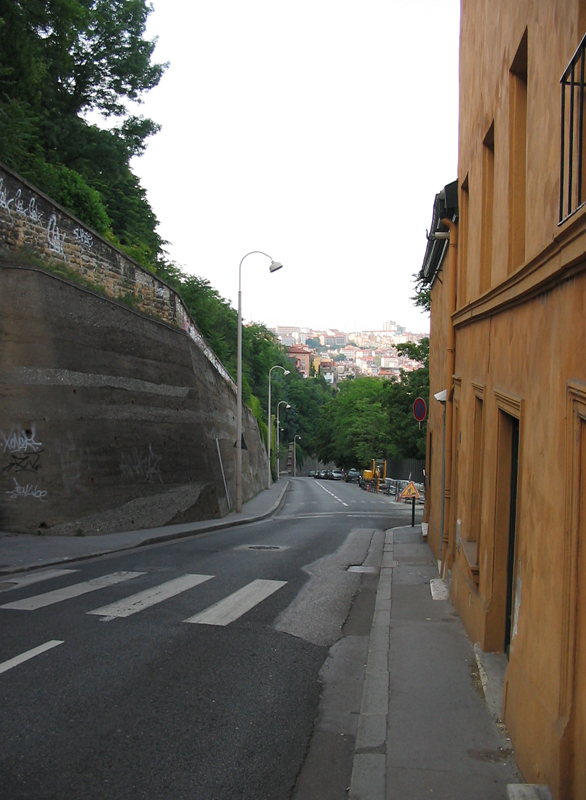
#> input picture computer_vision_tp_2_Bertrand_PATUREL/images/crossing.png, 586 x 800 px
$ jupyter execute segmentation_for_students.ipynb   (older library calls are emulated)
#> lines starting #> are read from the running program, lines starting #| are printed output that depends on the picture; after the words box and inside, x2 and y2 are one past the last pixel; in counts of white or black regions, pixels touching at a corner belong together
# TP 2 : Computer Vision

## Part 1 : segmentation

In this part of the TP, we are going to implement two approaches to image segmentation :

- algorithm of Otsu (histogram-based segmentation)
- a simple region-growing based algorithm

First, let us load some packages and define some helper functions (as in the previous TP)

[cell 1]
from matplotlib import pyplot as plt
import numpy as np
import imageio
from skimage import color
is_colab = False

def read_image(file_name):
    img_color = imageio.imread(file_name)
    img_gray = color.rgb2gray(img_color)
    return img_gray,img_color

def write_image(img_in,file_name_out):
    imageio.imwrite(file_name_out, np.uint8(255.0*img_in))

def display_image(img_in):
    plt.figure(figsize=(10, 10))
    if (img_in.ndim == 2):
        plt.imshow(img_in,cmap='gray')
    elif (img_in.ndim == 3):
        # careful, in this case we supppose the pixel values are between 0 and 255
        plt.imshow(np.uint8(img_in))
    else:
        print('Error, unknown number of dimensions in image')
    return

file_dir = 'images/'
file_name = 'crossing'
file_ext = '.png'

if (is_colab == True):
  !wget "https://perso.telecom-paristech.fr/anewson/doc/images/crossing.png"
  img_gray,_ = read_image(file_name+file_ext)
else:
  img_gray,_ = read_image(file_dir+file_name+file_ext)
#> in read_image, img_color is the input picture: shape (800, 586, 3); mean R, G, B 118.1, 112.7, 103.7
#> in read_image, `img_gray = color.rgb2gray(img_color)`:
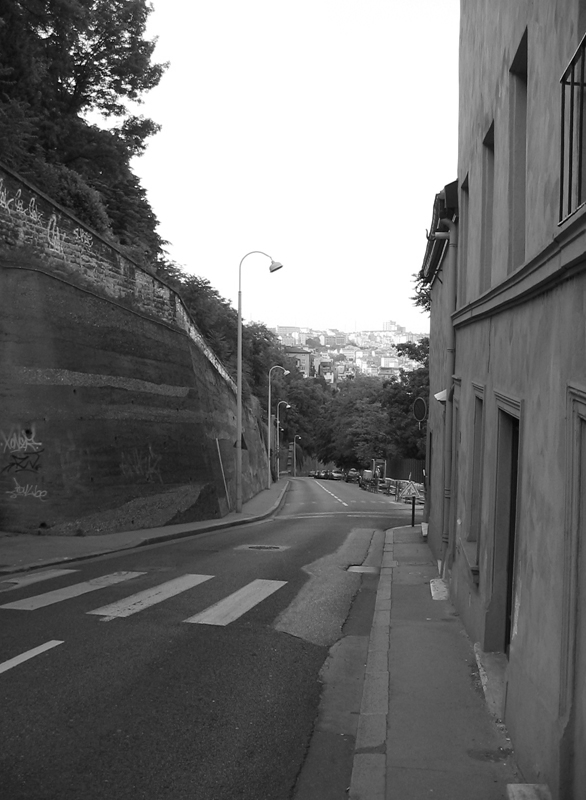
#> img_gray: shape (800, 586) float64; min 0, max 1, mean 0.444

display_image(img_gray)
img_size = img_gray.shape
#> img_size = (800, 586)
img_size
#> Out = (800, 586)

## Otsu's algorithm

Otsu's method is based on finding a threshold to split the image into two separate segments, based simply on their grey-level values. Since the maximum number of grey-levels is finite (and small, 256), we can use an exhaustive search.

The grey-level threshold is the one that minimises the following criterion :

$argmin_{\tau} \omega_0(\tau)\sigma_0(\tau) + \omega_1(\tau)\sigma_1(t)$

where

- $\sigma_0(\tau)$ and $\sigma_1(\tau)$ are the variances of the pixels in the first and second regions
- $\omega_0(\tau)$ and $\omega_1(\tau)$ are weights of the first and second regions

and

- $\omega_0(\tau) = \sum_{p \in \Omega} \mathbb{1}_{\tau}(I(p)), \qquad$
- $\omega_1(\tau) = \sum_{p \in \Omega} 1-\mathbb{1}_{\tau}(I(p))$

and

$\mathbb{1}_{\tau}(I(p)) =\begin{cases}
        1 \; \text{if} \: I(p)<=\tau\\
        0 \; \text{otherwise}
\end{cases}$

Implement this algorithm in a function called ``segmentation_otsu``. Note : only analyse thresholds which produce two distinct regions : you cannot have a region with no pixels. Furthemore, remember that the image is normalised between 0 and 1, with 256 discrete values. Choose the threshold values accordingly.

[cell 2]
# This function returns the segmentation of the algorithm of otsu, as well as the threshold found
import math

def segmentation_otsu(img):
    img_in = img.copy()
    Omega = img_in.shape[0]*img_in.shape[1]
    otsu = []
    std0, std1 = np.array([]), np.array([])

    for threshold in range(1,255):

        tau = threshold / 256
        values, counts = np.unique(img_in<=tau,return_counts=True)
        w0 = counts[np.argmax(values)]
        w1 = Omega - w0

        std0 = img_in[img_in<=tau]
        std1 = img_in[img_in>tau]

        otsu.append(w0*np.std(std0)+w1*np.std(std1))

    threshold_out = np.argmin(otsu)
    tau_out = threshold_out/256
    img_out_otsu = np.multiply(np.ones(img_in.shape),img_in>tau_out)

    return img_out_otsu,tau_out

Carry out the segmentation on the input image and display the result

[cell 3]
img_out_otsu,tau = segmentation_otsu(img_gray)
#> the loop in segmentation_otsu, `for threshold in range(1,255): ` made 254 passes
#> (counts, w0, w1) on passes 2 to 4: ([468788, 12], 12, 468788), ([468781, 19], 19, 468781), ([468778, 22], 22, 468778)
#> after the loop in segmentation_otsu, `for threshold in range(1,255):`: otsu = 254 values, max 140505.1 at index 0, min 46802.1 at index 186, mean 75374.7
#> in segmentation_otsu, `threshold_out = np.argmin(otsu)`: threshold_out = 186
#> in segmentation_otsu, `tau_out = threshold_out/256`: tau_out = 0.727
#> in segmentation_otsu, `img_out_otsu = np.multiply(np.ones(img_in.shape),img_in>tau_out)`:
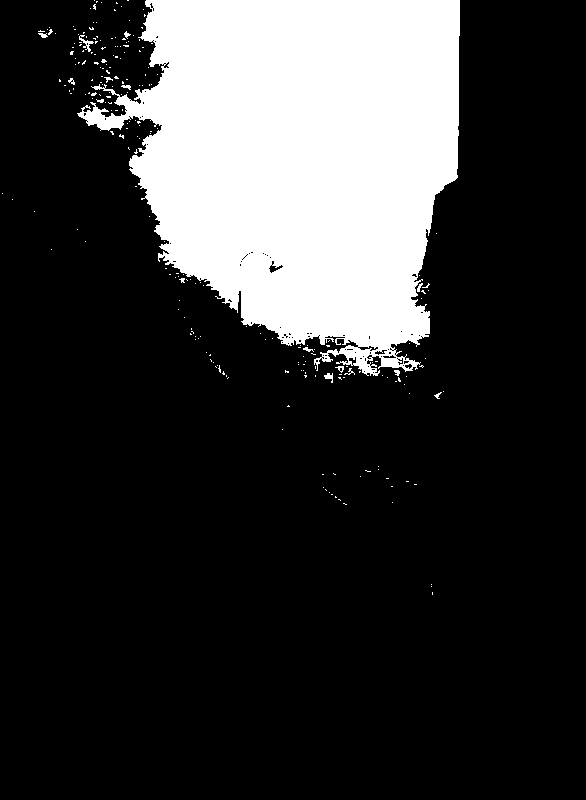
#> img_out_otsu: shape (800, 586) float64; values 0 (black) and 1 (white), 20.9% white; 243 white regions (228 under 20 px), largest, box (x1, y1, x2, y2) and area: (77, 0, 460, 376) 96993, (79, 35, 94, 52) 80, (324, 373, 333, 383) 48
#> tau = 0.727
display_image(img_out_otsu)
write_image(img_out_otsu,file_name+'_segmentation_otsu.png')

__Question__ What problem can you see with the segmentation result ? What morphological technique(s) (seen in the lesson) could you use to clean the result up ?

__Answer__

- We can see in the white part a lots of black holes (they should not be in the background). Thus I want to have uniform parts, then I will fill the small black holes in white thanks to the closing morphological technique and then use the opening to eliminate the white holes in the black background space.

- In the same idea we can see in the black parts small blank points. Thus I will apply opening to have a uniform black part and get rid of the white points in the foreback.

Carry out this technique to clean up the output image, and imwrite the result. You can find the necessary function(s) in the following package :

skimage.morphology

Choose the neighbourhood parameter of the functions to obtain the best results.

[cell 4]
from skimage.morphology import opening, closing

struct_size = 15
struct_el = np.ones((struct_size,struct_size))
img_out_otsu_cleaned = closing(opening(img_out_otsu,selem=struct_el),selem=struct_el)
#> img_out_otsu_cleaned: shape (800, 586) float64; values 0 (black) and 1 (white), 19.9% white; 1 white region, box (x1, y1, x2, y2) and area: (133, 0, 460, 347) 93133

display_image(img_out_otsu_cleaned)
write_image(img_out_otsu_cleaned,file_name+'_segmentation_otsu_cleaned_1.png')

__Question__ In which order did you propose to carry out the morphological operations ? Why ?

__Answer__

I prefer to do in first the closing, because:

Since I have a much more of white holes in the black space than black holes in the white space if I do the opening in the first place, I take the risk that white holes begins to take on the black foreground space with the opening that erase blank points.

To illustrate my answer :

You should see that the whit space is too large if you do the opening in the first place.

[cell 5]
img_out_otsu_bad_cleaning = opening(closing(img_out_otsu,selem=struct_el),selem=struct_el)
#> img_out_otsu_bad_cleaning: shape (800, 586) float64; values 0 (black) and 1 (white), 22.7% white; 1 white region, box (x1, y1, x2, y2) and area: (74, 0, 460, 379) 106506

display_image(img_out_otsu_bad_cleaning)

Let's change the image, and carry out the segmentation again.

[cell 6]
file_dir = 'images/'
file_name = 'town'
file_ext = '.png'

if (is_colab == True):
  !wget "https://perso.telecom-paristech.fr/anewson/doc/images/town.png"
  img_gray,_ = read_image(file_name+file_ext)
else:
  img_gray,_ = read_image(file_dir+file_name+file_ext)
#> call 2 of read_image, with file_name = 'images/town.png'
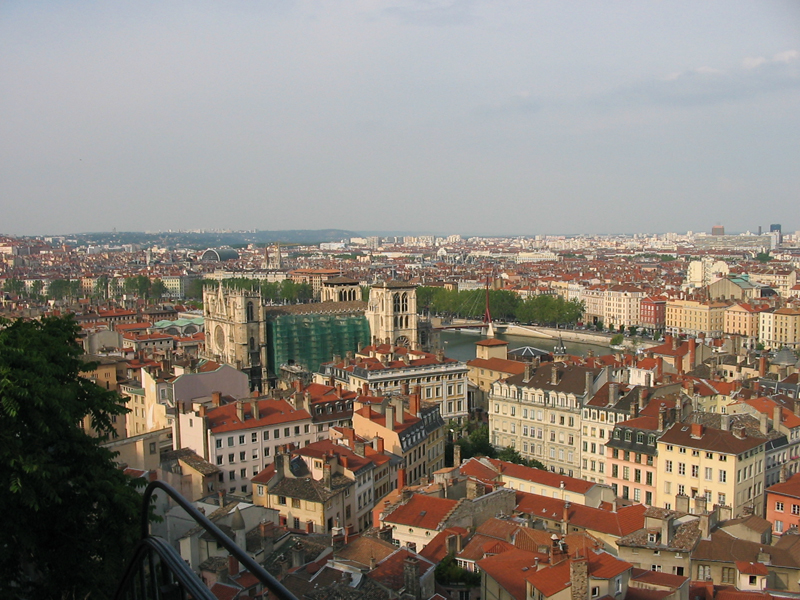
#> input picture computer_vision_tp_2_Bertrand_PATUREL/images/town.png, 800 x 600 px
#> in read_image, img_color is the input picture: shape (600, 800, 3); mean R, G, B 140.3, 132, 122.7
#> in read_image (call 2), `img_gray = color.rgb2gray(img_color)`:
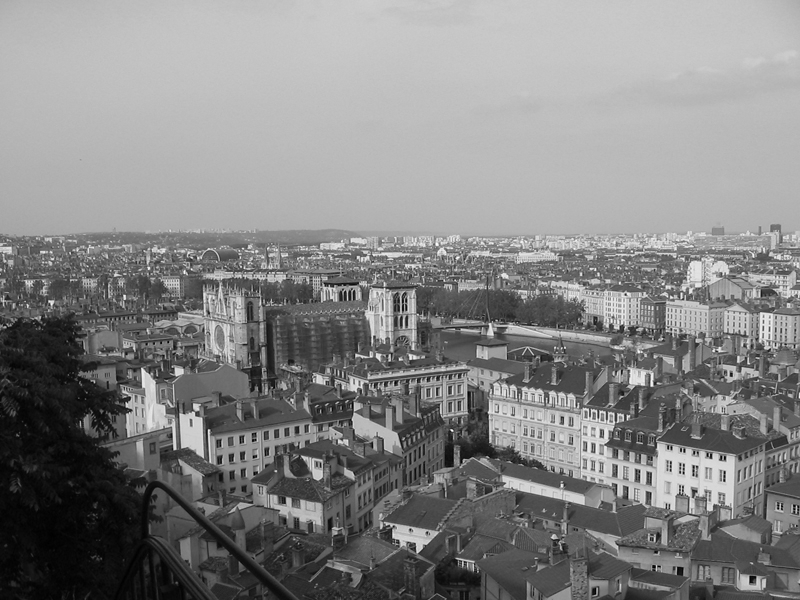
#> img_gray: shape (600, 800) float64; min 0, max 0.993, mean 0.522

img_size = img_gray.shape
#> img_size = (600, 800)
img_out_otsu,tau = segmentation_otsu(img_gray)
#> in segmentation_otsu (call 2), `std0, std1 = np.array([]), np.array([])`: std0 = empty array
#> the loop in segmentation_otsu (call 2), `for threshold in range(1,255): ` made 254 passes
#> (counts, w0, w1) on passes 1 to 3: ([479991, 9], 9, 479991), ([479967, 33], 33, 479967), ([479865, 135], 135, 479865)
#> after the loop in segmentation_otsu (call 2), `for threshold in range(1,255):`: otsu = 254 values, max 114585.3 at index 253, min 46233.2 at index 139, mean 79996.7
#> in segmentation_otsu (call 2), `threshold_out = np.argmin(otsu)`: threshold_out = 139
#> in segmentation_otsu (call 2), `tau_out = threshold_out/256`: tau_out = 0.543
#> in segmentation_otsu (call 2), `img_out_otsu = np.multiply(np.ones(img_in.shape),img_in>tau_out)`:
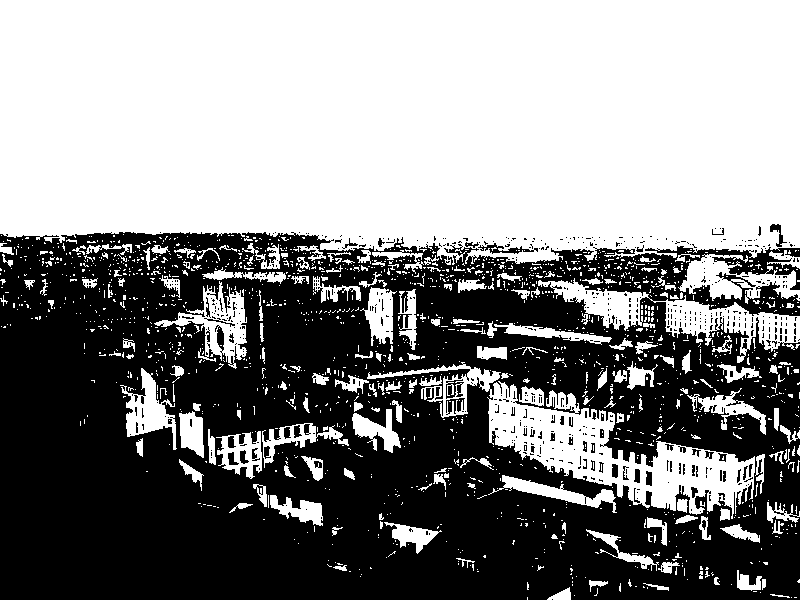
#> img_out_otsu: shape (600, 800) float64; values 0 (black) and 1 (white), 52.8% white; 599 black regions (537 under 20 px), largest, box (x1, y1, x2, y2) and area: (0, 232, 800, 600) 221664, (478, 243, 538, 254) 229, (446, 379, 464, 399) 188
#> tau = 0.543
write_image(img_out_otsu,file_name+'_segmentation_otsu.png')

fig = plt.figure(figsize=(20,20))

fig.add_subplot(1,2,1)
plt.imshow(img_gray,cmap='gray')
plt.title('original image')

fig.add_subplot(1,2,2)
plt.imshow(img_out_otsu,cmap='gray')
plt.title('segmented image')
plt.show()

As we can see, there is no notion of connectivity in the algorithm of Otsu (two regions far away can be in the same segment). For such a notion, we turn to region merging.

## Region merging

The region merging algorithm is quite simple : we start with a small region, and add new pixels progressively to the region. More precisely, at each iteration of the algorithm, we attempt to add the neighbours of the pixels in the current segmentation. We add new pixels according to the criterion :

- $I(p)$ is added to the region if the absolute difference between the pixel value and the region's average value is less than a threshold value (which you must set).

First, create a function called ``initialize_segmentation`` which initialises the segmentation with a small circular region centred on a given seed point (the seed point is an input). For this, the following function :

- scipy.ndimage.morphology.distance_transform_edt

can be useful.

[cell 7]
from scipy.ndimage.morphology import distance_transform_edt

def initialize_segmentation(seed_pt,img_shape):
    img_seed = np.ones(img_shape)
    img_seed[seed_pt]=0
    distance = distance_transform_edt(img_seed)
    R = 5
    seg_init = np.multiply(np.ones(img_shape),distance<R)
    return seg_init

#Lets test it !
display_image(initialize_segmentation(seed_pt=(10,20),img_shape=(50,50)))
#> in initialize_segmentation, `img_seed = np.ones(img_shape)`: img_seed: shape (50, 50) float64; every value is 1
#> in initialize_segmentation, `img_seed[seed_pt]=0`: img_seed: shape (50, 50) float64; values 0 (black) and 1 (white), 100% white; black in thin lines or dots, all inside (x1, y1, x2, y2) = (20, 10, 21, 11)
#> in initialize_segmentation, `seg_init = np.multiply(np.ones(img_shape),distance<R)`:
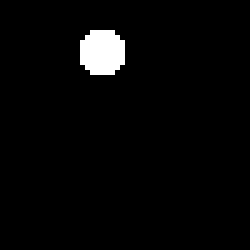
#> seg_init: shape (50, 50) float64 (shown 5 times larger); values 0 (black) and 1 (white), 2.8% white; 1 white region, box (x1, y1, x2, y2) and area: (16, 6, 25, 15) 69

Now, create a function called ``segmentation_region_growing`` which carries out the region growing algorithm, with the criterion above, and which uses the ``initialize_segmentation`` function. Again, the functions from ``scipy.ndimage.morphology`` can be useful here.

__IMPORTANT NOTE__ Once a pixel has been added to the region, it is in the region permanently : it is not checked again in further iterations (otherwise we could remove pixels which were added).

[cell 8]
from scipy.ndimage import binary_dilation

def neighbourhood(seg):
    neighbours = distance_transform_edt(seg)

    # adding the closer pixels to the neighbourhodd :
    neighbours[neighbours>10]=1
    neighbours[neighbours<=10]=0

    neighbourhood = neighbours
    return neighbourhood


# This function returns both the final segmentation and the initialisation
def segmentation_region_growing(img,seed_pt,tau):

    seg_init = initialize_segmentation(seed_pt, img.shape)
    new_seg = seg_init.copy()
    old_seg = new_seg.copy()

    area_growing = True
    while area_growing:
        neiborhood = neighbourhood(new_seg)
        average = img[new_seg>0].mean()
        index_neiborhood = np.argwhere(neiborhood==True)

        for index in index_neiborhood:
            if np.abs(img[index[0]][index[1]] - average)< tau:
                new_seg[index[0]][index[1]]=1
        area_not_growing = (old_seg == new_seg).all()

        if area_not_growing:
            area_growing = False

        old_seg=new_seg.copy()

    struct_size = 25
    struct_el = np.ones((struct_size,struct_size))
    seg = closing(opening(img_out_otsu,selem=struct_el),selem=struct_el)

    return seg,seg_init

Carry out the segmentation on the input image with the seed point and threshold specified in the following code :

[cell 9]
seed_pt = np.asarray([130,350])
#> seed_pt = [130, 350]
tau = 20.0 * (1.0/256.0)
img_out_region_growing,seg_init = segmentation_region_growing(img_gray,seed_pt,tau)
#> call 2 of initialize_segmentation, with seed_pt = array of shape (2,), img_shape = (600, 800)
#> in initialize_segmentation (call 2), `img_seed = np.ones(img_shape)`: img_seed: shape (600, 800) float64; every value is 1
#> in initialize_segmentation (call 2), `img_seed[seed_pt]=0`:
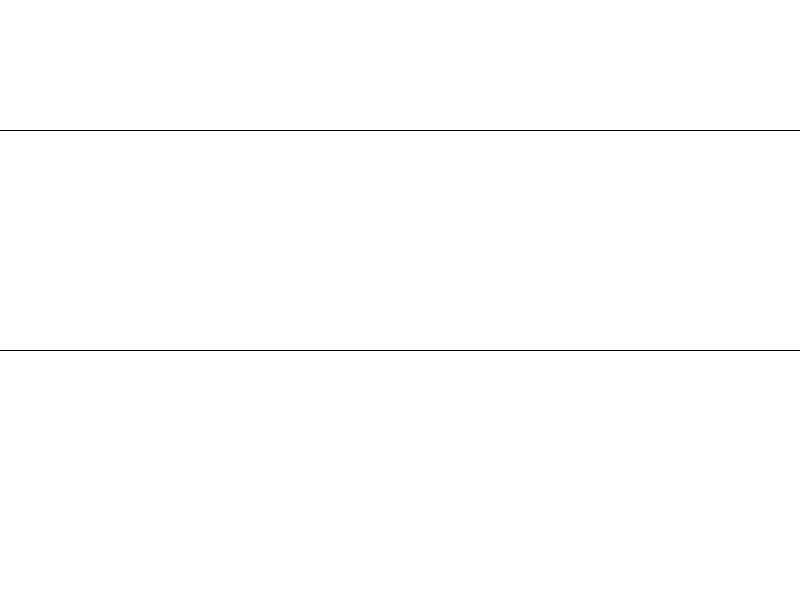
#> img_seed: shape (600, 800) float64; values 0 (black) and 1 (white), 99.7% white; black in thin lines or dots, all inside (x1, y1, x2, y2) = (0, 130, 800, 351)
#> in initialize_segmentation (call 2), `distance = distance_transform_edt(img_seed)`:
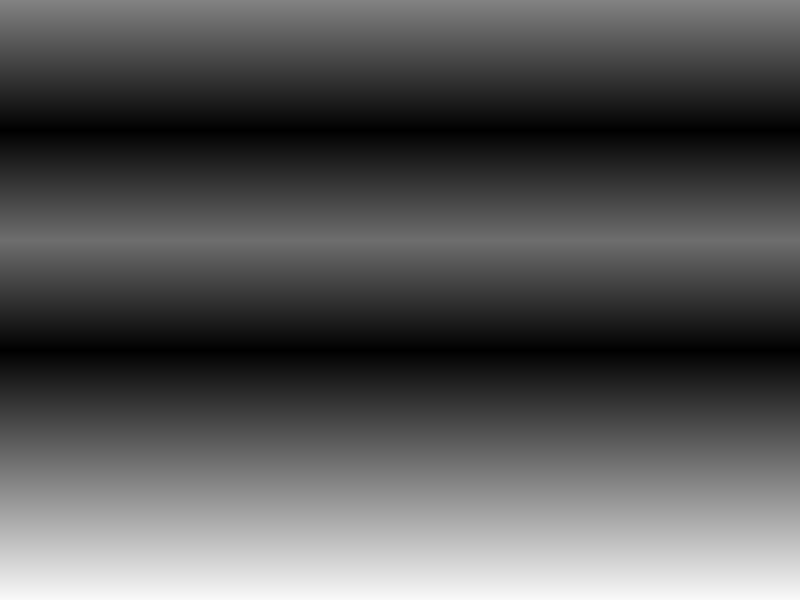
#> distance: shape (600, 800) float64; min 0, max 249, mean 86.2
#> in initialize_segmentation (call 2), `seg_init = np.multiply(np.ones(img_shape),distance<R)`: seg_init: shape (600, 800) float64; values 0 (black) and 1 (white), 3% white; 2 white regions, box (x1, y1, x2, y2) and area: (0, 126, 800, 135) 7200, (0, 346, 800, 355) 7200
#> the loop in segmentation_region_growing, `while area_growing:` made 1 pass
#> (average, area_not_growing) on pass 1: (0.556, True)
#> pass 1, in neighbourhood, `neighbours = distance_transform_edt(seg)`:
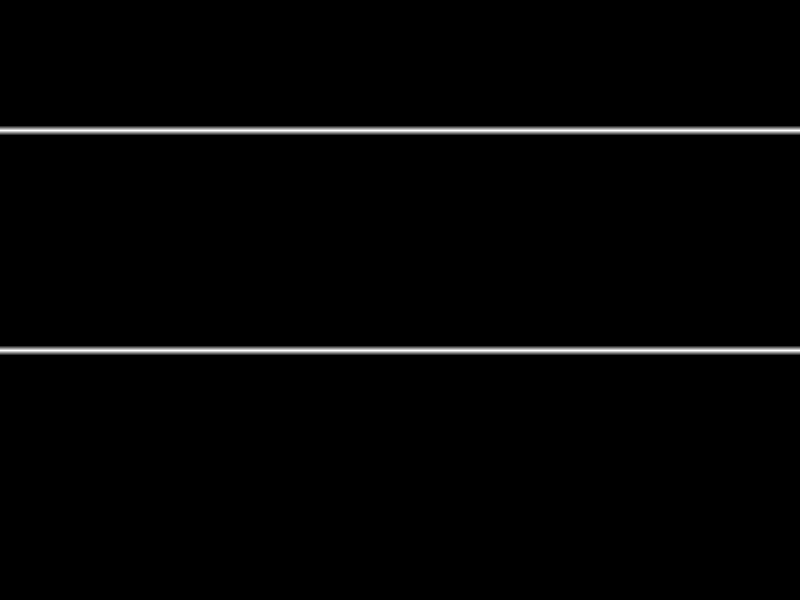
#> neighbours: shape (600, 800) float64; min 0, max 5, mean 0.0833; drawn with min black and max white
#> in segmentation_region_growing, `struct_el = np.ones((struct_size,struct_size))`: struct_el: shape (25, 25) float64; every value is 1
#> in segmentation_region_growing, `seg = closing(opening(img_out_otsu,selem=struct_el),selem=struct_el)`:
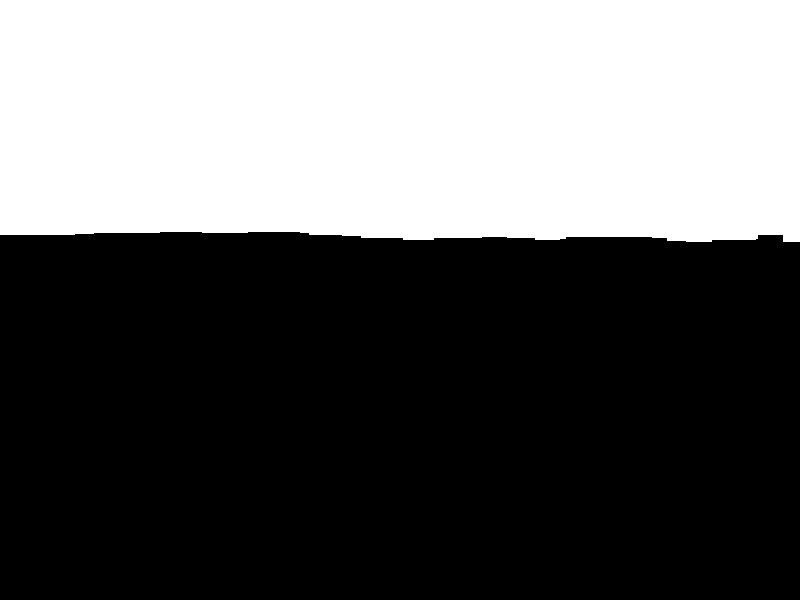
#> seg: shape (600, 800) float64; values 0 (black) and 1 (white), 39.4% white; 1 white region, box (x1, y1, x2, y2) and area: (0, 0, 800, 242) 189044

#write the img_out_region_growing in a file :
write_image(seg_init,file_name+'_segmentation_region_growing_init.png')
write_image(img_out_region_growing,file_name+'_segmentation_region_growing.png')

fig = plt.figure(figsize=(20,20))

fig.add_subplot(1,2,1)
plt.imshow(img_out_otsu,cmap='gray')
plt.title('segmented image')

#show img_out_region_growing image
fig.add_subplot(1,2,2)
plt.imshow(img_out_region_growing,cmap='gray')
plt.title('region growing on segmented image')

plt.show()
